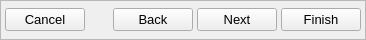
<?xml version="1.0" encoding="UTF-8"?>
<ui version="4.0">
 <class>WizardWidgetFooter</class>
 <widget class="QWidget" name="WizardWidgetFooter">
  <property name="geometry">
   <rect>
    <x>0</x>
    <y>0</y>
    <width>366</width>
    <height>40</height>
   </rect>
  </property>
  <property name="font">
   <font>
    <pointsize>10</pointsize>
   </font>
  </property>
  <property name="windowTitle">
   <string>Form</string>
  </property>
  <layout class="QVBoxLayout" name="verticalLayout">
   <property name="spacing">
    <number>4</number>
   </property>
   <property name="leftMargin">
    <number>0</number>
   </property>
   <property name="topMargin">
    <number>0</number>
   </property>
   <property name="rightMargin">
    <number>0</number>
   </property>
   <property name="bottomMargin">
    <number>0</number>
   </property>
   <item>
    <widget class="QFrame" name="HeaderFrame">
     <property name="frameShape">
      <enum>QFrame::StyledPanel</enum>
     </property>
     <property name="frameShadow">
      <enum>QFrame::Raised</enum>
     </property>
     <layout class="QHBoxLayout" name="horizontalLayout_6">
      <property name="spacing">
       <number>4</number>
      </property>
      <property name="leftMargin">
       <number>4</number>
      </property>
      <property name="topMargin">
       <number>4</number>
      </property>
      <property name="rightMargin">
       <number>4</number>
      </property>
      <property name="bottomMargin">
       <number>4</number>
      </property>
      <item>
       <widget class="QPushButton" name="CancelButton">
        <property name="text">
         <string>Cancel</string>
        </property>
        <property name="icon">
         <iconset resource="main.qrc">
          <normaloff>:/general/icons/general_false.svg</normaloff>:/general/icons/general_false.svg</iconset>
        </property>
        <property name="iconSize">
         <size>
          <width>16</width>
          <height>16</height>
         </size>
        </property>
       </widget>
      </item>
      <item>
       <spacer name="horizontalSpacer">
        <property name="orientation">
         <enum>Qt::Horizontal</enum>
        </property>
        <property name="sizeHint" stdset="0">
         <size>
          <width>40</width>
          <height>20</height>
         </size>
        </property>
       </spacer>
      </item>
      <item>
       <widget class="QPushButton" name="BackButton">
        <property name="text">
         <string>Back</string>
        </property>
        <property name="icon">
         <iconset resource="main.qrc">
          <normaloff>:/general/icons/general_arrowleft.svg</normaloff>:/general/icons/general_arrowleft.svg</iconset>
        </property>
        <property name="iconSize">
         <size>
          <width>16</width>
          <height>16</height>
         </size>
        </property>
       </widget>
      </item>
      <item>
       <widget class="QPushButton" name="NextButton">
        <property name="text">
         <string>Next</string>
        </property>
        <property name="icon">
         <iconset resource="main.qrc">
          <normaloff>:/general/icons/general_arrowright.svg</normaloff>:/general/icons/general_arrowright.svg</iconset>
        </property>
        <property name="iconSize">
         <size>
          <width>16</width>
          <height>16</height>
         </size>
        </property>
       </widget>
      </item>
      <item>
       <widget class="QPushButton" name="FinishButton">
        <property name="text">
         <string>Finish</string>
        </property>
        <property name="icon">
         <iconset resource="main.qrc">
          <normaloff>:/general/icons/general_true.svg</normaloff>:/general/icons/general_true.svg</iconset>
        </property>
        <property name="iconSize">
         <size>
          <width>16</width>
          <height>16</height>
         </size>
        </property>
       </widget>
      </item>
     </layout>
    </widget>
   </item>
  </layout>
 </widget>
 <resources>
  <include location="main.qrc"/>
 </resources>
 <connections/>
</ui>
